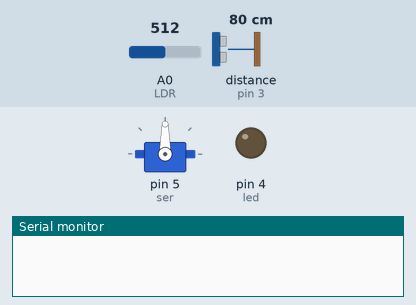
Simulated run of this sketch. Board: Arduino Uno, built with avr-gcc and run on an emulated ATmega328P. Shown: servo, output pins drawn as LEDs (lit = HIGH), the last lines printed to the serial monitor. Inputs (shaded band) come from the test bench; at power-on: A0 (LDR) = 512, distance to the obstacle (sensor on pin 3) 80 cm. The echo pulse lasts 58.3 µs per cm; pins used as bus, display or sensor lines are not drawn.

Above: at 1.2 s.
1.3 s: A0 (LDR) set to 23
2.8 s: A0 (LDR) set to 19
At 5.6 s:
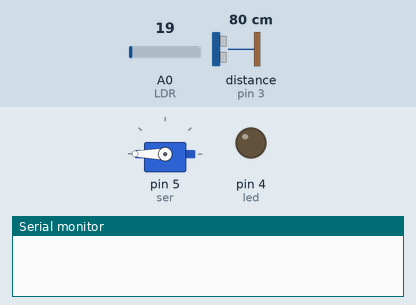
5.8 s: A0 (LDR) set to 122
At 6.6 s:
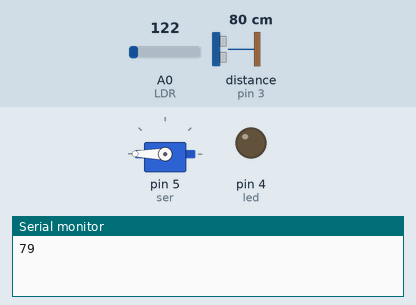
7.3 s: A0 (LDR) set to 10
At 7.9 s:
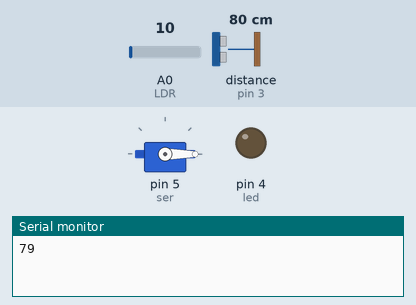
10.3 s: distance to the obstacle (sensor on pin 3) set to 23 cm
11.8 s: distance to the obstacle (sensor on pin 3) set to 18 cm
Timing chart, 0 to 15.8 s (numbered marks = the images above; inputs shaded):
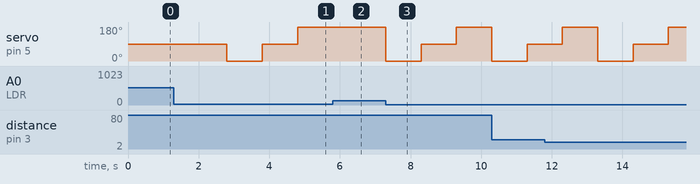

Measured:
- the behaviour switches between 21 and 20 on A0 (LDR) (found by bisection; images 0 and 1)
- after the input at 1.3 s, every drawn part: stays the same
- after the input at 2.8 s, servo on pin 5 (ser): 90° → 0° at once, → 90° 1.0 s later, → 180° 1.0 s later
- after the input at 5.8 s, servo on pin 5 (ser): stays 180° (without the input it goes to 0° after 0.01 s)
- after the input at 7.3 s, servo on pin 5 (ser): 180° → 0° at once, → 90° 1.0 s later, → 180° 1.0 s later

The sketch:

night.ino
```cpp
#include<Servo.h>
#define trig 2
#define echo 3
#define led 4
#define ser 5
#define LDR A0
long duration;
int distance;
int ldrstatus;
Servo servo;
void setup() {
  pinMode(trig, OUTPUT);
  pinMode(echo, INPUT);
  pinMode(led, OUTPUT);
  pinMode(LDR, INPUT);
  servo.attach(ser);
  Serial.begin(9600);
}
void motion(){
   servo.write(0);
   delay(1000);
   servo.write(90);
   delay(1000);
   servo.write(180);
   delay(1000);
  }
void human_there()
{ digitalWrite(trig, LOW);
  delayMicroseconds(2);
  digitalWrite(trig, HIGH);
  delayMicroseconds(10);
  digitalWrite(trig, LOW);
  duration = pulseIn(echo, HIGH);
  distance = duration * 0.034 / 2;
  Serial.print(distance);
  if (distance < 20){
    digitalWrite(led,HIGH);
    }
   else{
    digitalWrite(led,LOW);
    }
  }
void loop() {
  digitalWrite(led,LOW);
  ldrstatus = analogRead(LDR);
  if (ldrstatus <= 20){
    motion();
    human_there();
    }

}
```
